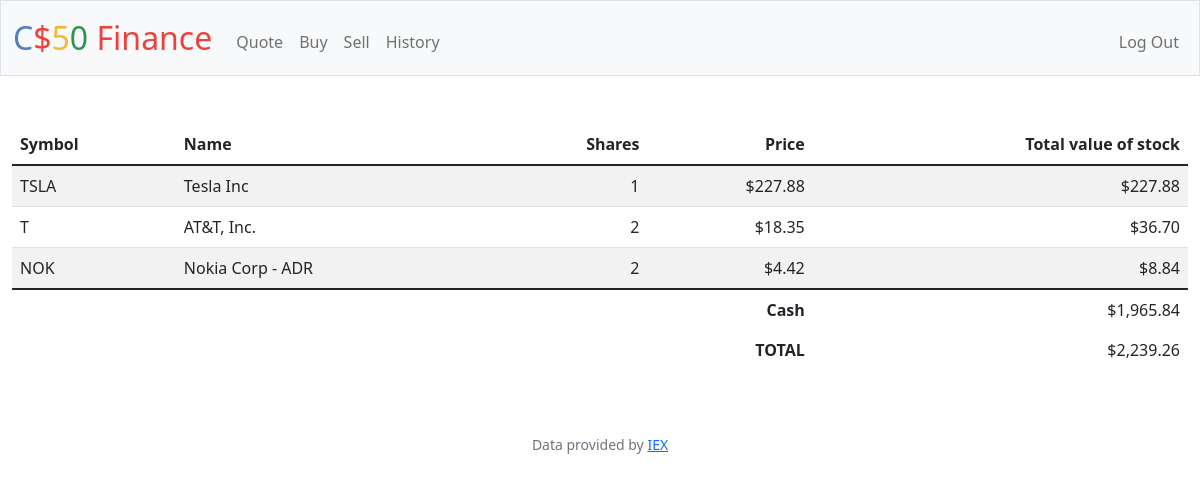
The page / (signed in) on the database its author committed.
### tables this page shows
CREATE TABLE portfolio (
                portfolio_user_id INTEGER NOT NULL,
                portfolio_id INTEGER PRIMARY KEY,
                name TEXT NOT NULL,
                symbol TEXT NOT NULL,
                shares INTEGER NOT NULL,
                price INTEGER NOT NULL,
                total_value_of_stock NUMERIC NOT NULL DEFAULT 0
            );

### app.py (the view)
@app.route("/")
@login_required
def index():
    portfolio_rows = db.execute("SELECT * FROM portfolio WHERE portfolio_user_id = ?", session["user_id"])
    user_cash_rows = db.execute("SELECT cash FROM users WHERE id = ?", session["user_id"])
    user_cash_balance = round(float(user_cash_rows[0]["cash"]), 2)
    total_starting_cash = 0
    for dict in portfolio_rows:
        total_starting_cash += float(dict["total_value_of_stock"])
    total_starting_cash += user_cash_balance
    for dict in portfolio_rows:
        dict["price"] = usd(dict["price"])
        dict["total_value_of_stock"] = usd(dict["total_value_of_stock"])
    return render_template("index.html", portfolio_rows = portfolio_rows, user_cash_balance = usd(user_cash_balance), total_starting_cash = usd(total_starting_cash))

### app.py (called while the page is built)
@app.after_request
def after_request(response):
    response.headers["Cache-Control"] = "no-cache, no-store, must-revalidate"
    response.headers["Expires"] = 0
    response.headers["Pragma"] = "no-cache"
    return response

### helpers.py (called while the page is built)
def login_required(f):
    @wraps(f)
    def decorated_function(*args, **kwargs):
        if session.get("user_id") is None:
            return redirect("/login")
        return f(*args, **kwargs)
    return decorated_function

def usd(value):
    return f"${value:,.2f}"

### templates/index.html (shortened to what this page needs)
{% extends "layout.html" %}
{% block main %}
    <table class="table table-striped">
        <thead>
            <tr>
                <th class="text-start">Symbol</th>
                <th class="text-start">Name</th>
                <th class="text-end">Shares</th>
                <th class="text-end">Price</th>
                <th class="text-end">Total value of stock</th>
            </tr>
        </thead>
        <tbody>
            {% for dict in portfolio_rows %}
            <tr>
                <td class="text-start">{{dict.symbol}}</td>
                <td class="text-start">{{dict.name}}</td>
                <td class="text-end">{{dict.shares}}</td>
                <td class="text-end">{{dict.price}}</td>
                <td class="text-end">{{dict.total_value_of_stock}}</td>
            </tr>
            {% endfor %}
        </tbody>
        <tfoot>
            <tr>
                <td class="border-0 fw-bold text-end" colspan="4">Cash</td>
                <td class="border-0 text-end">{{user_cash_balance}}</td>
            </tr>
            <tr>
                <td class="border-0 fw-bold text-end" colspan="4">TOTAL</td>
                <td class="border-0 w-bold text-end">{{total_starting_cash}}</td>
            </tr>
        </tfoot>
    </table>
{% endblock %}

### templates/layout.html (shortened to what this page needs)
<!DOCTYPE html>
<html lang="en">
    <head>
        <link href="https://cdn.jsdelivr.net/npm/bootstrap@5.1.3/dist/css/bootstrap.min.css" rel="stylesheet">
        <link href="/static/styles.css" rel="stylesheet">
    </head>
    <body>
        <nav class="bg-light border navbar navbar-expand-md navbar-light">
            <div class="container-fluid">
                <a class="navbar-brand" href="/"><span class="blue">C</span><span class="red">$</span><span class="yellow">5</span><span class="green">0</span> <span class="red">Finance</span></a>
                <div class="collapse navbar-collapse" id="navbar">
                    {% if session["user_id"] %}
                        <ul class="navbar-nav me-auto mt-2">
                            <li class="nav-item"><a class="nav-link" href="/quote">Quote</a></li>
                            <li class="nav-item"><a class="nav-link" href="/buy">Buy</a></li>
                            <li class="nav-item"><a class="nav-link" href="/sell">Sell</a></li>
                            <li class="nav-item"><a class="nav-link" href="/history">History</a></li>
                        </ul>
                        <ul class="navbar-nav ms-auto mt-2">
                            <li class="nav-item"><a class="nav-link" href="/logout">Log Out</a></li>
                        </ul>
                    {% else %}
                        <ul class="navbar-nav ms-auto mt-2">
                            <li class="nav-item"><a class="nav-link" href="/register">Register</a></li>
                            <li class="nav-item"><a class="nav-link" href="/login">Log In</a></li>
                        </ul>
                    {% endif %}
                </div>
            </div>
        </nav>
        <main class="container-fluid py-5 text-center">
            {% block main %}{% endblock %}
        </main>
        <footer class="mb-5 small text-center text-muted">
            Data provided by <a href="https://iexcloud.io/">IEX</a>
        </footer>
    </body>
</html>

### static/styles.css (style rules this page uses)
nav .navbar-brand { font-size: xx-large; }
nav .navbar-brand .blue { color: #537fbe; }
nav .navbar-brand .red { color: #ea433b; }
nav .navbar-brand .yellow { color: #f5b82e; }
nav .navbar-brand .green { color: #2e944b; }

### rows shown on the page
portfolio: symbol "TSLA", name "Tesla Inc", shares "1", price "$227.88", total_value_of_stock "$227.88"
portfolio: symbol "T", name "AT&T, Inc.", shares "2", price "$18.35", total_value_of_stock "$36.70"
portfolio: symbol "NOK", name "Nokia Corp - ADR", shares "2", price "$4.42", total_value_of_stock "$8.84"

### other values the page prints
{{ user_cash_balance }} "$1,965.84"
{{ total_starting_cash }} "$2,239.26"
